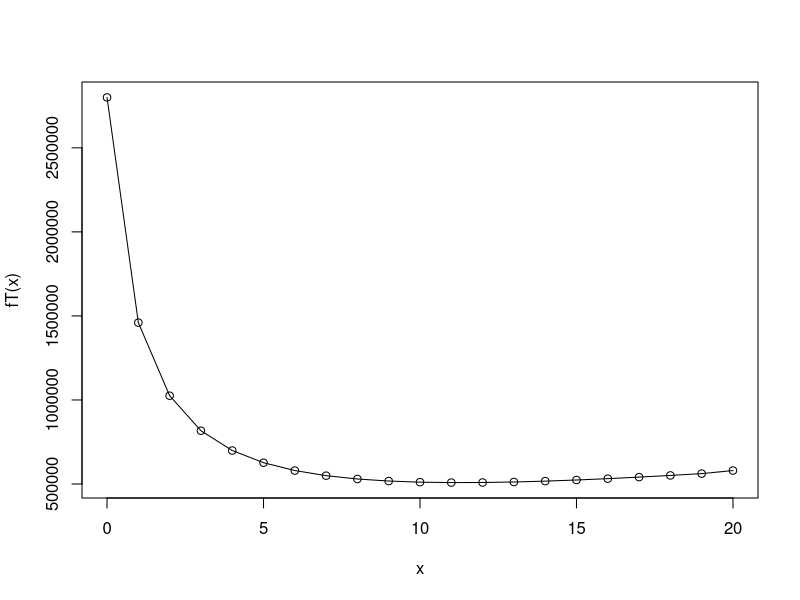

This figure's R source: (Note: this script raises an error after producing the figure.)
## ---- chunk 1
knitr::opts_chunk$set(echo = TRUE)
## ---- chunk 2
## Define the function using boolean statements such as >, <=, == 
# Given: 5 miles of beach per week
r = 5/7 
# Define the function
fT = function(x){500*(200/(r*(x+1)))+(18000+800*200/(r*(x+1)))*x+(200/(r*(x+1))>14)*(10000*(200/(r*(x+1))-14))} 
# Define the derivative
dfT = function(x){fprime(fT,x)}
# Define the domain to graph on
x = seq(0,20,1)
# Plot the function
plot(x,fT(x),type="o")
## ---- chunk 3
# Print the value that I estimate to be the minimum cost
print(fT(11))
## ---- chunk 4
# Verify by actually solving the problem using the bisection method
## Bisection

bisection = function(f,a,b,tol=0.0001){
  if (f(a)*f(b) > 0){
    return ("Boundary Conditions Not Met")
  }
  else{
    middle = a
    while (abs(f(middle))>tol){
      middle = (a+b)/2
      if (f(middle)*f(a)>0) (a = middle)
      else (b = middle)
      x=middle
      y=f(middle)
      ## if you want to "see" what happens at every step, take off the # of the next line ##
      #cat(sprintf("x-Val: %.4f ; f(x-val): %.4f\n",x,y))
    }
    return (middle)
  }
}
## F-Prime
fprime = function (f,a,h=0.0001){(f(a+h)-f(a-h))/(2*h)}
ans = bisection(dfT,0,20)
print(ans)
## ---- chunk 5
# Plug ans back into function to find the minimum cost
print(fT(ans))
## ---- chunk 6
ans.crew=0
ans.cost=0
ans.cost1 <- na.omit(ans.cost)
r = seq(2/7,8/7,1/7)
for (i in 1:length(r)){
  ## Change r to the variable r[i] to iterate the changing rate
  fT = function(x){return(500*(200/(r[i]*(x+1)))+(18000+800*200/(r[i]*(x+1)))*x+(200/(r[i]*(x+1))>14)*(10000*(200/(r[i]*(x+1))-14)))}
  dfT = function(x){fprime(fT,x)}
  ans.crew[i] = bisection(dfT,0,20)
  ans.cost1[i] = fT(ans.crew[i])
}
  result = data.frame(rate = r, crew = ans.crew, cost = ans.cost1)
  print(result)
## ---- chunk 7
ans.days=0
ans.cost=0
ans.cost1 <- na.omit(ans.cost)
f = seq(0,50000,10000)
for (i in 1:length(f)){
  ## Change the fine part of the function to the variable f[i] to iterate the changing fines
  r=5/7
  fT = function(x){return(500*(200/(r*(x+1)))+(18000+800*200/(r*(x+1)))*x+(200/(r*(x+1))>14)*f[i])}
  dfT = function(x){fprime(fT,x)}
  ans.days[i] = bisection(dfT,14,10000)
  ans.cost1[i] = fT(ans.days[i])
}
  result = data.frame(fine = f, days = ans.days, cost = ans.cost1)
  print(result)
## ---- chunk 8
## Define the function using boolean statements such as >, <=, == 
# Given: r=0.08, K=400,000, x=70,000
r = 0.08
K = 400000
#x = 70000
# Define the function
fW = function(x){(r*x*(1-(x/K)))} 
# Define the derivative
dfW = function(x){fprime(fW,x)}
# Define the domain to graph on
x = seq(0,900000,100000)
# Plot the function
plot(x,fW(x),type="o")
## ---- chunk 9
# Print the value that I estimate to be the maximum harvest rate.
print(fW(200000))
## ---- chunk 10
# Verify by actually solving the problem using the bisection method
## Bisection

bisection = function(f,a,b,tol=0.0001){
  if (f(a)*f(b) > 0){
    return ("Boundary Conditions Not Met")
  }
  else{
    middle = a
    while (abs(f(middle))>tol){
      middle = (a+b)/2
      if (f(middle)*f(a)>0) (a = middle)
      else (b = middle)
      x=middle
      y=f(middle)
      ## if you want to "see" what happens at every step, take off the # of the next line ##
      #cat(sprintf("x-Val: %.4f ; f(x-val): %.4f\n",x,y))
    }
    return (middle)
  }
}
## F-Prime
fprime = function (f,a,h=0.0001){(f(a+h)-f(a-h))/(2*h)}

ans = bisection(dfW,100000,300000)
print(ans)
## ---- chunk 11
# Plug ans back into function to find the optimal harvest rate
print(fW(200000))
## ---- chunk 12
ans.effort=0
ans.popn=0
#ans.cost1 <- na.omit(ans.cost)
r = seq(0,.15,.01)
for (i in 1:length(r)){
  ## Change r to the variable r[i] to iterate the changing rate
  fW = function(x){return(r[i]*x*(1-(x/K)))}
  dfW = function(x){fprime(fW,x)}
  ans.effort[i] = bisection(dfW,150000,250000)
  ans.popn[i] = fW(ans.effort[i])
}
  result = data.frame(rate = r, effort = ans.effort, population = ans.popn)
  print(result)
## ---- chunk 13
ans.effort=0
ans.popn=0
K = seq(0,800000,100000)
for (i in 1:length(K)){
  ## Change K to the variable [i] to iterate the changing rate
  fW = function(x){return(0.08*x*(1-(x/K[i])))}
  dfW = function(x){fprime(fW,x)}
  ans.effort[i] = bisection(dfW,0,1000000)
  ans.popn[i] = fW(ans.effort[i])
}
  result = data.frame(maxsust= K, effort = ans.effort, population = ans.popn)
  print(result)
## ---- chunk 14
## Define the function using boolean statements such as >, <=, == 
# Given: 

# Define the function
fG = function(x){-0.0012*(x^2)+490*x-4000000} 
# Define the derivative
dfG = function(x){fprime(fG,x)}
# Define the domain to graph on
x = seq(0,250000,10000)
# Plot the function
plot(x,fG(x),type="o")
## ---- chunk 15
# Verify by actually solving the problem using the bisection method
## Bisection

bisection = function(f,a,b,tol=0.0001){
  if (f(a)*f(b) > 0){
    return ("Boundary Conditions Not Met")
  }
  else{
    middle = a
    while (abs(f(middle))>tol){
      middle = (a+b)/2
      if (f(middle)*f(a)>0) (a = middle)
      else (b = middle)
      x=middle
      y=f(middle)
      ## if you want to "see" what happens at every step, take off the # of the next line ##
      #cat(sprintf("x-Val: %.4f ; f(x-val): %.4f\n",x,y))
    }
    return (middle)
  }
}
## F-Prime
fprime = function (f,a,h=0.0001){(f(a+h)-f(a-h))/(2*h)}

ans = bisection(dfG,0,300000)
print(ans)
## ---- chunk 16
# Plug ans back into function to find the maximum
print(fG(ans))
## ---- chunk 17
w=500
ans.prof=0
ans.effort=0
C = seq(2/7,8/7,1/7)
for (i in 1:length(r)){
  ## Change r to the variable r[i] to iterate the changing rate
  fT = function(x){return(-0.0012*(x^2)+(480+.02*w)*x-8000*w)}
  dfT = function(x){fprime(fT,x)}
  ans.prof[i] = bisection(dfT,0,100000)
  ans.effort[i] = fT(ans.crew[i])
}
  result = data.frame(cost = C, profit = ans.prof, effort = ans.effort)
  print(result)
## ---- chunk 18
w=500
ans.prof=0
ans.effort=0
F = seq(2/7,8/7,1/7)
for (i in 1:length(r)){
  ## Change F to the variable F[i] to iterate the changing fin whale carcass price
  fT = function(x){return(-0.0012*(x^2)+(480+.02*w)*x-8000*w)}
  dfT = function(x){fprime(fT,x)}
  ans.prof[i] = bisection(dfT,0,100000)
  ans.effort[i] = fT(ans.crew[i])
}
  result = data.frame(fin = F, profit = ans.prof, effort = ans.effort)
  print(result)
